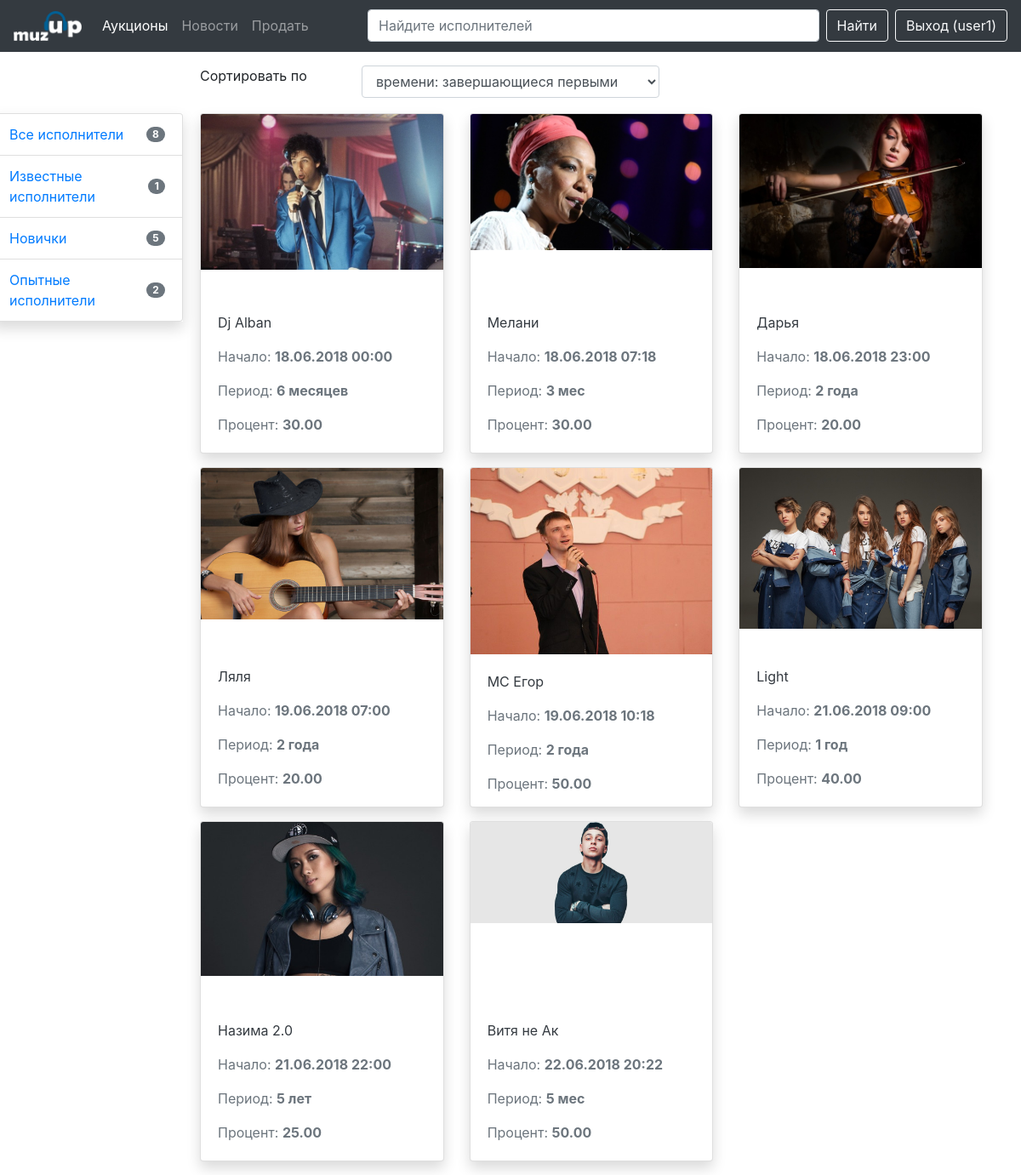
/index.php (signed in), run on the app's committed database.
### tables this page shows
CREATE TABLE `auctions` (
  `id` int(11) NOT NULL,
  `id_goods` int(11) NOT NULL,
  `id_user` int(11) NOT NULL,
  `current_price` decimal(15,2) NOT NULL,
  `status` set('0','1') NOT NULL,
  `period` int(11) NOT NULL,
  `date_start` datetime NOT NULL,
  `commission` decimal(8,2) NOT NULL DEFAULT '1.00',
  `datetime_add` datetime NOT NULL DEFAULT CURRENT_TIMESTAMP
);

CREATE TABLE `goods` (
  `id` int(11) NOT NULL,
  `name` varchar(255) NOT NULL,
  `description` text NOT NULL,
  `img` varchar(255) NOT NULL,
  `category` varchar(64) NOT NULL,
  `datetime_add` datetime NOT NULL DEFAULT CURRENT_TIMESTAMP,
  `period` varchar(10) NOT NULL,
  `percent` decimal(4,2) NOT NULL
);

### index.php (the view, shortened to what this page needs)
<?php require_once 'libs/mysqli.php'; ?>
<!DOCTYPE html>
<html lang="ru">
<head>
	<link rel="stylesheet" href="css/bootstrap.css">
	<link rel="stylesheet" href="css/style.css">
</head>
<body>
	<?php require_once 'items/navbar.php' ?>
	<div class="container">
		<div class="row mb-3">
			<div class="col-2">
			</div>
			<div class="col-2">
				<p>Сортировать по</p>
			</div>
			<div class="col-4">
				<form>
					<select id="inputState" class="form-control">
						<option selected>времени: завершающиеся первыми</option>
				 </select>
				</form>
			</div>
		</div>
		<div class="row">
			<div class="col-2 category">
				<ul class="list-group shadow">
					<li class="list-group-item d-flex justify-content-between align-items-center">
						<a href="index.php">Все исполнители</a>
						<?php $count_auctions = $mysqli -> query("SELECT count(id) as all_auctions FROM `auctions` WHERE status = '0'") -> fetch_assoc();	?>
						<span class="badge badge-secondary badge-pill"><?=$count_auctions['all_auctions']; ?></span>
					</li>
					<?php  $result = $mysqli -> query("SELECT category, count(category) as count_category FROM `goods` INNER JOIN auctions ON goods.id = auctions.id_user GROUP BY category"); ?>
					<?php foreach ($result as $category): ?>
						<li class="list-group-item d-flex justify-content-between align-items-center">
					    <a href="index.php?category=<?=$category['category']; ?>"><?=$category['category']; ?></a>
					    <span class="badge badge-secondary badge-pill"><?=$category['count_category']; ?></span>
					  </li>
					<?php endforeach; ?>
				</ul>
			</div>
			<div class="col-10">
				<div class="row">
					<?php if (isset($_GET['category'])) {
						$category = $_GET['category'];
						$result = $mysqli->query("SELECT auctions.current_price, auctions.id, auctions.commission, auctions.status, auctions.date_start, goods.name, goods.img, goods.period, goods.percent FROM `auctions` INNER JOIN goods ON auctions.id_goods = goods.id WHERE auctions.status = '0' AND goods.category = '$category' ORDER BY auctions.date_start");
							}
						else {
							$result = $mysqli->query("SELECT auctions.current_price, auctions.id, auctions.commission, auctions.status, auctions.date_start, goods.name, goods.img, goods.period, goods.percent FROM `auctions` INNER JOIN goods ON auctions.id_goods = goods.id WHERE auctions.status = '0' ORDER BY auctions.date_start");
						}?>
					<?php foreach ($result as $auction): ?>
						<div class="col-4 mb-3">
							<a href="auction.php?id=<?=$auction['id'] ?>" class="goods">
								<div class="card shadow">
									<img class="card-img-top" src="img/<?=$auction['img'] ?>" alt="Card image cap">
									<div class="card-body">
										<p class="text-dark"><?=$auction['name'] ?></p>
										<p class="text-muted">Начало: <strong><?=date_format(date_create($auction['date_start']), "d.m.Y H:i") ?></strong></p>
										<p class="text-muted">Период: <strong><?=$auction['period'] ?></strong> </p>
										<p class="text-muted">Процент: <strong><?=$auction['percent'] ?></strong> </p>
									</div>
								</div>
							</a>
						</div>
					<?php endforeach; ?>
				</div>
			</div>
		</div>
	</div>
</body>
</html>

### css/style.css (style rules this page uses)
.category { padding: 0; }
.category .list-group { width: 225px; transform: translate(-40px); }
.goods .card { height: 400px; }
.goods img { max-height: 350px; }
.goods .card-body { display: flex; flex-direction: column; justify-content: flex-end; padding-bottom: 5px; }

### data on the page
auctions: id_goods.img (picture), id_goods.name "Dj Alban", date_start "18.06.2018 00:00", id_goods.period "6 месяцев", id_goods.percent "30.00"
auctions: id_goods.img (picture), id_goods.name "Мелани", date_start "18.06.2018 07:18", id_goods.period "3 мес", id_goods.percent "30.00"
auctions: id_goods.img (picture), id_goods.name "Дарья", date_start "18.06.2018 23:00", id_goods.period "2 года", id_goods.percent "20.00"
auctions: id_goods.img (picture), id_goods.name "Ляля", date_start "19.06.2018 07:00", id_goods.period "2 года", id_goods.percent "20.00"
auctions: id_goods.img (picture), id_goods.name "МС Егор", date_start "19.06.2018 10:18", id_goods.period "2 года", id_goods.percent "50.00"
auctions: id_goods.img (picture), id_goods.name "Light", date_start "21.06.2018 09:00", id_goods.period "1 год", id_goods.percent "40.00"
auctions: id_goods.img (picture), id_goods.name "Назима 2.0", date_start "21.06.2018 22:00", id_goods.period "5 лет", id_goods.percent "25.00"
auctions: id_goods.img (picture), id_goods.name "Витя не Ак", date_start "22.06.2018 20:22", id_goods.period "5 мес", id_goods.percent "50.00"

### other printed values
$_SESSION['user']['login'] "user1"
$count_auctions['all_auctions'] "8"
$category['category'] "Известные исполнители"
$category['count_category'] "1"
$category['category'] "Новички"
$category['count_category'] "5"
$category['category'] "Опытные исполнители"
$category['count_category'] "2"
